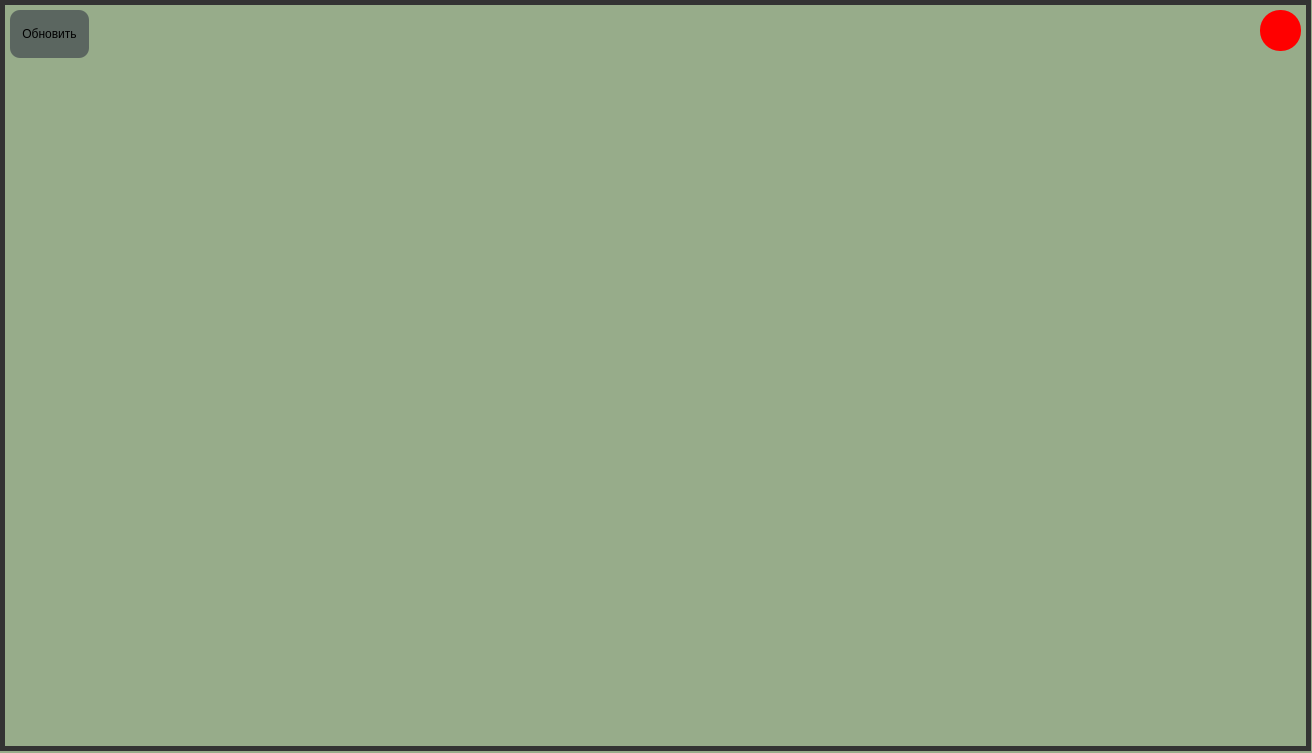
<?xml version="1.0" encoding="UTF-8"?>
<ui version="4.0">
 <class>allbook</class>
 <widget class="QWidget" name="allbook">
  <property name="geometry">
   <rect>
    <x>0</x>
    <y>0</y>
    <width>1312</width>
    <height>753</height>
   </rect>
  </property>
  <property name="windowTitle">
   <string>Form</string>
  </property>
  <property name="styleSheet">
   <string notr="true">background-color: rgb(151, 172, 138);</string>
  </property>
  <widget class="QTableWidget" name="tableWidget">
   <property name="geometry">
    <rect>
     <x>10</x>
     <y>80</y>
     <width>1291</width>
     <height>661</height>
    </rect>
   </property>
   <property name="frameShape">
    <enum>QFrame::NoFrame</enum>
   </property>
   <attribute name="horizontalHeaderMinimumSectionSize">
    <number>0</number>
   </attribute>
  </widget>
  <widget class="QToolButton" name="toolButton">
   <property name="geometry">
    <rect>
     <x>1260</x>
     <y>10</y>
     <width>41</width>
     <height>41</height>
    </rect>
   </property>
   <property name="styleSheet">
    <string notr="true">background-color: rgb(255, 0, 0);
border-radius: 20px;</string>
   </property>
   <property name="text">
    <string/>
   </property>
  </widget>
  <widget class="QPushButton" name="pushButton">
   <property name="geometry">
    <rect>
     <x>10</x>
     <y>10</y>
     <width>79</width>
     <height>48</height>
    </rect>
   </property>
   <property name="styleSheet">
    <string notr="true">background-color: rgb(91, 102, 96);
border-radius: 10px;</string>
   </property>
   <property name="text">
    <string>
Обновить
</string>
   </property>
  </widget>
  <widget class="QFrame" name="frame">
   <property name="geometry">
    <rect>
     <x>0</x>
     <y>0</y>
     <width>1311</width>
     <height>751</height>
    </rect>
   </property>
   <property name="styleSheet">
    <string notr="true">border: 5px solid rgb(51,51,51);</string>
   </property>
   <property name="frameShape">
    <enum>QFrame::StyledPanel</enum>
   </property>
   <property name="frameShadow">
    <enum>QFrame::Raised</enum>
   </property>
   <property name="lineWidth">
    <number>5</number>
   </property>
  </widget>
  <zorder>frame</zorder>
  <zorder>tableWidget</zorder>
  <zorder>toolButton</zorder>
  <zorder>pushButton</zorder>
  <zorder>toolButton</zorder>
  <zorder>pushButton</zorder>
 </widget>
 <resources/>
 <connections/>
</ui>
